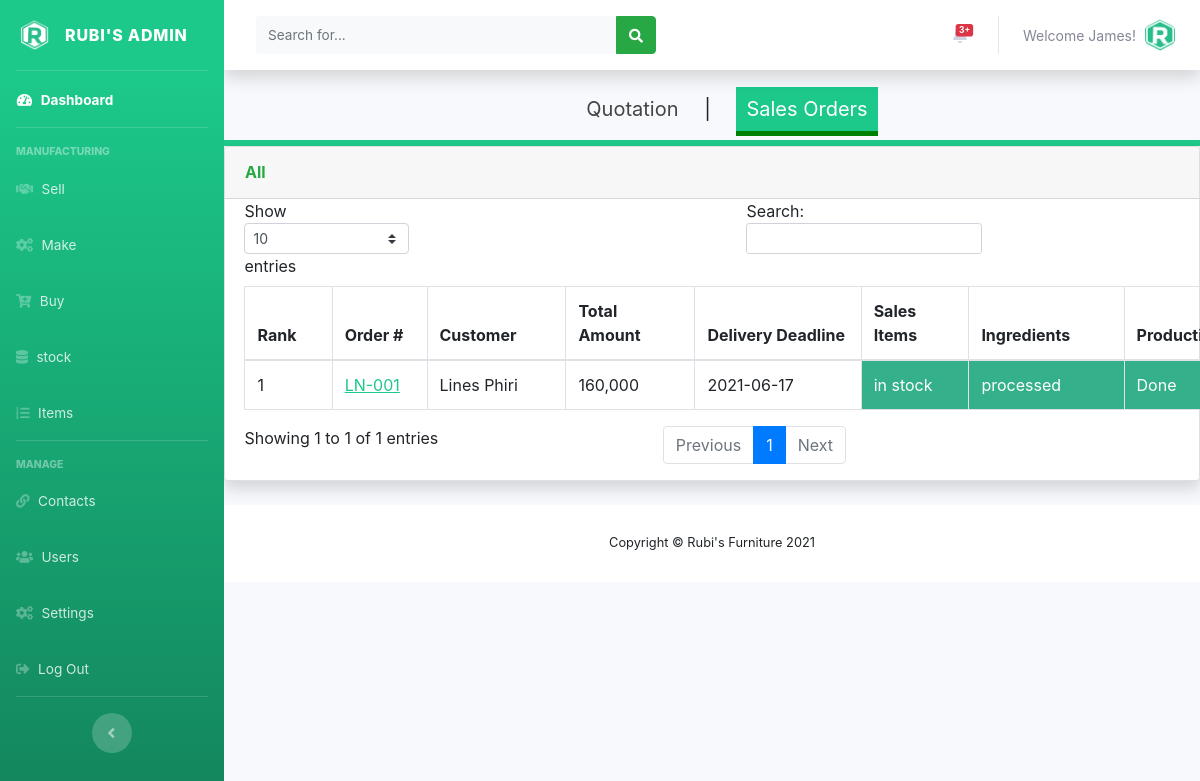
Before: /admin/sellsorders.php (signed in) with the older database file.
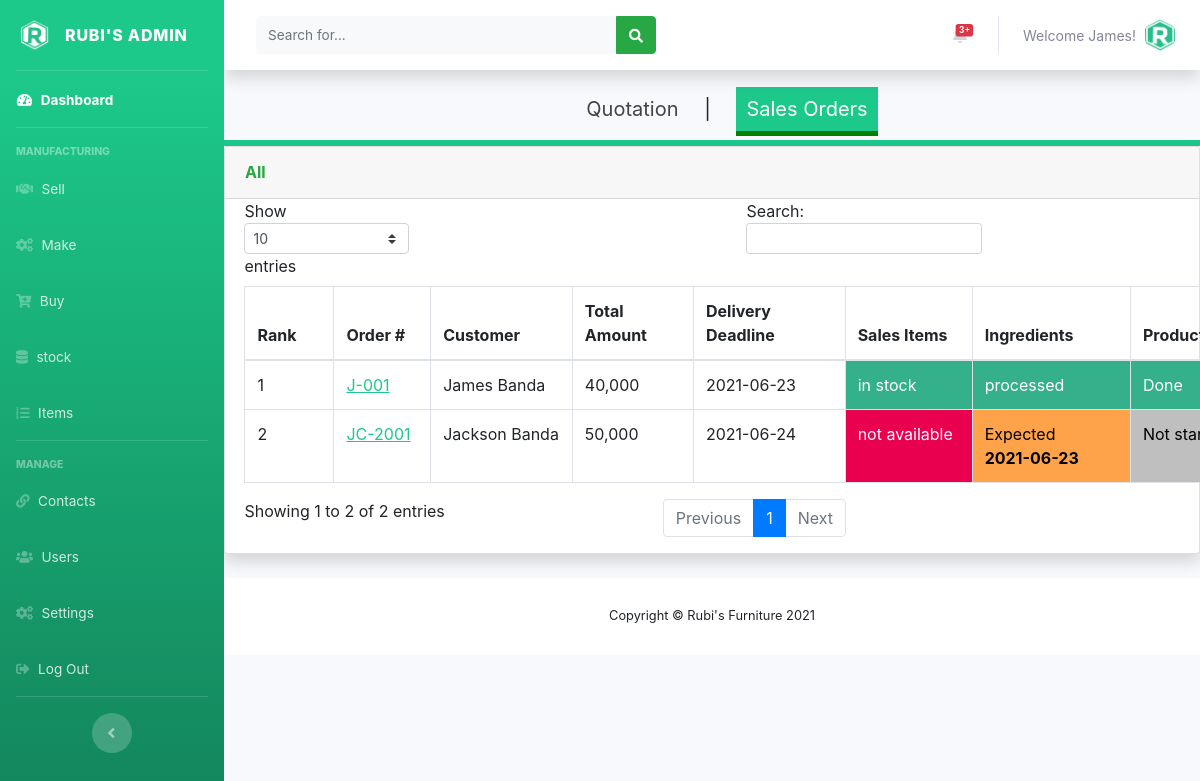
After: the same page with the newer database file.
### tables this page shows
CREATE TABLE IF NOT EXISTS `users` (
  `user_id` int(11) NOT NULL AUTO_INCREMENT,
  `full_name` varchar(150) NOT NULL,
  `user_name` varchar(120) NOT NULL,
  `user_password` varchar(250) NOT NULL,
  `email` varchar(120) NOT NULL,
  `role` int(10) NOT NULL,
  `date_created` timestamp NOT NULL DEFAULT CURRENT_TIMESTAMP,
  PRIMARY KEY (`user_id`),
  KEY `role` (`role`)
);

CREATE TABLE IF NOT EXISTS `tbl_sales_orders` (
  `id` int(11) NOT NULL AUTO_INCREMENT,
  `order_number` varchar(150) NOT NULL,
  `item` int(11) NOT NULL,
  `order_quantity` int(10) NOT NULL,
  `customer_name` varchar(150) NOT NULL,
  `total_amount` int(11) NOT NULL,
  `delivery_deadline` varchar(150) NOT NULL,
  `order_status` int(11) NOT NULL DEFAULT '0',
  `make_status` int(10) NOT NULL DEFAULT '0',
  PRIMARY KEY (`id`)
);

### admin/sellsorders.php (the view, shortened to what this page needs)
<?php
include('../includes/config.php');
if (empty($_SESSION['user_id'])){
  header('Location: ../index.php');
}
else{
  include('includes/header.php');
  include('includes/navbar.php');
  include('includes/topbar.php');
  ?>
  <div class="nav1">
    <ul>
      <li><a href="sellsquote.php">Quotation</a></li>
      <li>|</li>
      <li><a href="sellsorders.php" class="active1" style="color:#FFFFFF;  background: #1cc88a;">Sales Orders</a></li>
    </ul>
  </div>
  <div class="card shadow mb-4">
    <div class="card-header py-3">
      <h6 class="m-0 font-weight-bold text-success">All</h6>
    </div>
    <div class="table-responsive">
      <?php
      $sql = "SELECT tbl_sales_orders.*, tbl_items.item_materials, tbl_stock.in_stock, tbl_stock.expected_date FROM tbl_sales_orders INNER JOIN tbl_stock ON tbl_sales_orders.item = tbl_stock.item_name INNER JOIN tbl_items ON tbl_sales_orders.item = tbl_items.id WHERE tbl_sales_orders.order_status = 1";
      $querry=$dbconn->prepare($sql);
      $querry->execute();
      $rows = $querry->fetchAll(PDO::FETCH_OBJ);
      $count = $querry->rowCount();
      $cnt = 1;?>
      <table class="table table-bordered" id="dataTable" width="120%" cellspacing="0">
        <thead>
          <tr>
            <th>Rank</th>
            <th>Order #</th>
            <th>Customer</th>
            <th>Total Amount</th>
            <th>Delivery Deadline</th>
            <th>Sales Items</th>
            <th>Ingredients</th>
            <th>Production</th>
          </tr>
        </thead>
        <tbody>
          <?php if($count > 0)
          {
            foreach($rows as $row) {
              $make_status =  $row->make_status;
              $order_id = $row->id;
              ?>
              <tr>
                <td><?php echo($cnt);?></td>
                <td><a href="#" class="prod" style="color: #1cc88a;"><?php echo htmlentities($row->order_number);?></a></td>
                <td><?php echo htmlentities($row->customer_name);?></td>
                <td><?php echo htmlentities(number_format($row->total_amount));?></td>
                <td><?php echo htmlentities($row->delivery_deadline);?></td>
                <?php
                $stock_status = $row->in_stock;
                $expected_stock = $row->expected_date;
                if($stock_status == 0 AND $expected_stock == ""){?>
                  <td style="background-color: #e9004e; color: #fff;">not available</td>
                <?php }
                else if($stock_status == 0 AND $expected_stock != ""){?>
                  <td style="background-color: #fea349; color: #000">
                    Expected<br>
                    <strong> <?php echo("$expected_stock");?> </strong></td>
                  <?php }
                  else{?>
                    <td style="background-color: #34b08b; color: #fff"> in stock </td>
                  <?php  }
                      $stock_materials = unserialize($row->item_materials);
                      $any_stock_out = 'False';
                      $m_expected_date = Array();
                      foreach ($stock_materials as $materials) {
                        $sql = "SELECT * FROM tbl_stock_material WHERE id = $materials";
                        $querry=$dbconn->prepare($sql);
                        $querry->execute();
                        $rows = $querry->fetchAll(PDO::FETCH_OBJ);
                        $count = $querry->rowCount();
                        if($count > 0)
                        {
                          foreach($rows as $row) {
                            if($row->in_stock == 0){
                              $any_stock_out = 'True';
                            }
                            $m_expected_date[] = $row->m_expected_date;
                          }
                        }
                      }
                      if($stock_status != 0){?>
                          <td style="background-color: #34b08b; color: #fff"> processed </td>
                    <?php  }
                    else if($stock_status == 0 AND $any_stock_out == 'False'){?>
                        <td style="background-color: #34b08b; color: #fff"> in stock </td>
                  <?php  }
                      else if($any_stock_out == 'True' AND !empty($m_expected_date)){?>
                        <td style="background-color: #fea349; color: #000">
                          Expected<br>
                          <strong> <?php echo(max($m_expected_date));?> </strong></td>
                    <?php  }
                      else{?>
                        <td style="background-color: #e9004e; color: #fff;">not available</td>
                    <?php  }
                      if($stock_status != 0){?>
                          <td style="background-color: #34b08b; color: #fff"> Done </td>
                    <?php  }
                    else if($stock_status == 0 AND $make_status == 0){?>
                      <td> <a href="sellsorders.php?make_id=<?php echo $order_id ?>"><i class="fa fa-plus-square"></i> Make</a></td>
                <?php  }
                else if($stock_status == 0 AND $make_status == 1){?>
                  <td style="background-color: #bfbfbf; color:#000"> Not started</td>
            <?php  }
                else{ ?>
                  <td style="background-color: #34b08b; color: #fff"> Not started </td>
            <?php  } ?>
                  </tr>
                  <?php $cnt++;}}?>
                </tbody>
              </table>
            </div>
          </div>
          <?php
          include('includes/footer.php');
        }?>

### admin/includes/header.php (shortened to what this page needs)
<!DOCTYPE html>
<html lang="en">
<head>
  <link href="vendor/fontawesome-free/css/all.min.css" rel="stylesheet" type="text/css">
  <link href="css/sb-admin-2.min.css" rel="stylesheet">
  <link href="custom-css/mystyle.css" rel="stylesheet">
  <link rel="stylesheet" type="text/css" href="css/bootstrap.css">
</head>
<body id="page-top">
  <div id="wrapper">

### admin/includes/navbar.php (shortened to what this page needs)
<ul class="navbar-nav bg-gradient-success sidebar sidebar-dark accordion" id="accordionSidebar">
  <a class="sidebar-brand d-flex align-items-center justify-content-center" href="index.php">
    <div class="sidebar-brand-icon rotate-n-0">
      <img src="assets/img/logo/pms_logo.png" height="30px"/>
    </div>
    <div class="sidebar-brand-text mx-3">Rubi's Admin</div>
  </a>
  <hr class="sidebar-divider my-0">
  <li class="nav-item active">
    <a class="nav-link" href="index.php">
      <i class="fas fa-fw fa-tachometer-alt"></i>
      <span>Dashboard</span></a>
    </li>
    <hr class="sidebar-divider">
    <div class="sidebar-heading">
      Manufacturing
    </div>
    <li class="nav-item">
      <a class="nav-link" href="sellsquote.php">
        <i class="fa fa-handshake"></i>
        <span>Sell</span></a>
      </li>
      <li class="nav-item">
        <a class="nav-link" href="makeorders.php">
          <i class="fa fa-cogs"></i>
          <span>Make</span></a>
        </li>
        <li class="nav-item">
          <a class="nav-link" href="#">
            <i class="fa fa-cart-plus"></i>
            <span>Buy</span></a>
          </li>   <li class="nav-item">
            <a class="nav-link" href="stock.php">
              <i class="fa fa-database"></i>
              <span>stock</span></a>
            </li>
            <li class="nav-item">
              <a class="nav-link" href="items.php">
                <i class="fa fa-list-ol"></i>
                <span>Items</span></a>
              </li>
              <hr class="sidebar-divider">
              <div class="sidebar-heading">
                Manage
              </div>
              <li class="nav-item">
                <a class="nav-link" href="#">
                  <i class="fa fa-link"></i>
                  <span>Contacts</span></a>
                </li>
                <li class="nav-item">
                  <a class="nav-link" href="users.php">
                    <i class="fa fa-users"></i>
                    <span>Users</span></a>
                  </li>
                  <li class="nav-item">
                    <a class="nav-link" href="settings.php">
                      <i class="fa fa-cogs"></i>
                      <span>Settings</span></a>
                    </li>
                    <li class="nav-item">
                      <a class="nav-link" href="logout.php">
                        <i class="fa fa-sign-out-alt"></i>
                        <span>Log Out</span></a>
                      </li>
                    <hr class="sidebar-divider d-none d-md-block">
                    <div class="text-center d-none d-md-inline">
                      <button class="rounded-circle border-0" id="sidebarToggle"></button>
                    </div>
                  </ul>

### admin/includes/topbar.php (shortened to what this page needs)
<div id="content-wrapper" class="d-flex flex-column">
  <div id="content">
    <nav class="navbar navbar-expand navbar-light bg-white topbar mb-4 static-top shadow">
      <form
      class="d-none d-sm-inline-block form-inline mr-auto ml-md-3 my-2 my-md-0 mw-100 navbar-search">
      <div class="input-group">
        <input type="text" class="form-control bg-light border-0 small" placeholder="Search for..."
        aria-label="Search" aria-describedby="basic-addon2">
        <div class="input-group-append">
          <button class="btn btn-success" type="button">
            <i class="fas fa-search fa-sm"></i>
          </button>
        </div>
      </div>
    </form>
    <ul class="navbar-nav ml-auto">
  <li class="nav-item dropdown no-arrow mx-1">
    <a class="nav-link dropdown-toggle" href="#" id="alertsDropdown" role="button"
    data-toggle="dropdown" aria-haspopup="true" aria-expanded="false">
    <span class="badge badge-danger badge-counter">3+</span>
  </a>
</li>
<li class="nav-item dropdown no-arrow">
  <a class="nav-link dropdown-toggle" href="#" id="userDropdown" role="button"
  data-toggle="dropdown" aria-haspopup="true" aria-expanded="false">
  <?php
  $staff_id = $_SESSION['user_id'];
  $sql = "SELECT user_name FROM users WHERE user_id = :staff_id";
  $querry=$dbconn->prepare($sql);
  $querry->bindParam(':staff_id', $staff_id, PDO::PARAM_INT);
  $querry->execute();
  $rows = $querry->fetchAll(PDO::FETCH_ASSOC);
  $count = $querry->rowCount();
  if($count > 0)
  {
    foreach($rows as $row) {?>
      <span class="mr-2 d-none d-lg-inline text-gray-600 small"><?php echo htmlentities('Welcome'."  ".$row['user_name'].'!') ?></span>
    <?php }
  }?>
  <img class="img-profile rounded-circle"
  src="../assets/img/logo/rubi_icon.png">
</a>
</li>
</ul>
</nav>

### admin/includes/footer.php (shortened to what this page needs)
<footer class="sticky-footer bg-white">
  <div class="container my-auto">
    <div class="copyright text-center my-auto">
      <span>Copyright &copy; Rubi's Furniture 2021</span>
    </div>
  </div>
</footer>
</div>
</body>
</html>

### admin/custom-css/mystyle.css (style rules this page uses)
.form-control { border:0; padding: 7px; border-bottom: solid 1px #ccc; }

### admin/sellsorders.php (style rules this page uses)
.nav1 { font-size:20px; text-decoration:none; text-align:center; border-bottom: 6px solid #1cc88a; }
.nav1 ul li { padding:10px; display:inline; }
.nav1 ul li a { text-decoration:none; color:#444; }
.active1 { color:#000; border-bottom:5px solid green; padding:10px; }
.prod { text-decoration-line: underline; }
.table-responsive { margin-left: 2%; table-layout: auto; }

Changed rows visible on the page:
removed tbl_sales_orders: order_number "LN-001", customer_name "Lines Phiri", total_amount "160,000", delivery_deadline "2021-06-17", shows "in stock", shows "processed", shows "Done"
added tbl_sales_orders: order_number "J-001", customer_name "James Banda", total_amount "40,000", delivery_deadline "2021-06-23", shows "in stock", shows "processed", shows "Done"
added tbl_sales_orders: order_number "JC-2001", customer_name "Jackson Banda", total_amount "50,000", delivery_deadline "2021-06-24", shows "not available", max($m_expected_date) "2021-06-23", make_status "Not…"
Other visible differences:
text written by a page script: "Show entries Search: Showing 1 to 1 of 1 entries Previous 1 Next" → "Show entries Search: Showing 1 to 2 of 2 entries Previous 1 Next"
